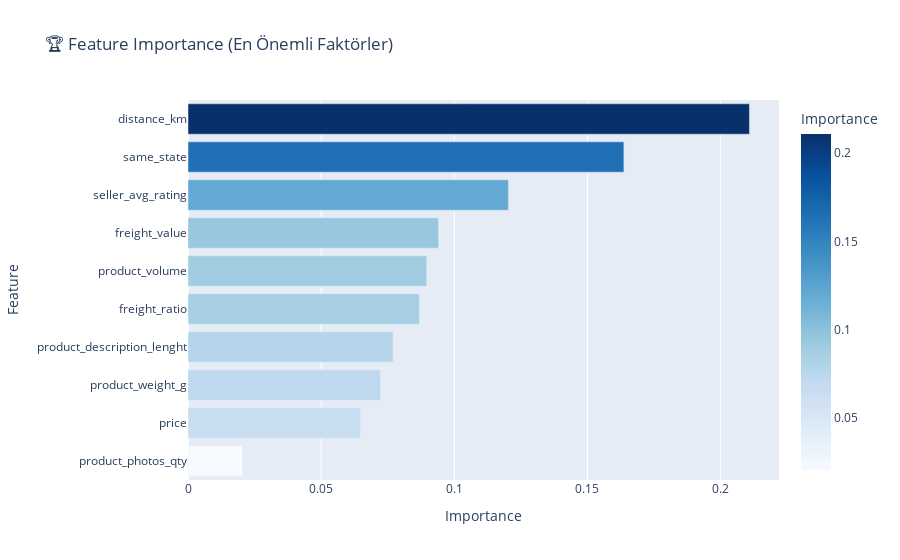

The notebook cell saved with this chart:
### Markdown cell above
## Adım 5: Feature Importance

**Soru:** Teslimat süresini en çok hangi faktörler etkiliyor?

Bu bilgi operasyon ekibi için çok değerli:
- Hangi siparişlere öncelik verilmeli?
- Lojistik optimizasyonu nereden başlamalı?

### Code cell
importance_df = pd.DataFrame({
    'Feature': feature_cols,
    'Importance': rf.feature_importances_
}).sort_values('Importance', ascending=True)

fig = px.bar(importance_df, x='Importance', y='Feature', orientation='h',
             title='🏆 Feature Importance (En Önemli Faktörler)',
             color='Importance', color_continuous_scale='Blues')
fig.show()

print("🏆 En Önemli 3 Faktör:")
for _, row in importance_df.tail(3).iloc[::-1].iterrows():
    print(f"   • {row['Feature']}: %{row['Importance']*100:.1f}")

### Figure 1 — Plotly figure (JSON) as saved in the notebook; plotly's stock layout.template omitted (floating-point values rounded to 4 significant figures)
{"data": [{"hovertemplate": "Importance=%{marker.color}<br>Feature=%{y}<extra></extra>", "legendgroup": "", "marker": {"color": [0.02048, 0.06475, 0.07225, 0.07702, 0.08689, 0.08964, 0.09409, 0.1203, 0.1637, 0.2109], "coloraxis": "coloraxis", "pattern": {"shape": ""}}, "name": "", "orientation": "h", "showlegend": false, "textposition": "auto", "type": "bar", "x": [0.02048, 0.06475, 0.07225, 0.07702, 0.08689, 0.08964, 0.09409, 0.1203, 0.1637, 0.2109], "xaxis": "x", "y": ["product_photos_qty", "price", "product_weight_g", "product_description_lenght", "freight_ratio", "product_volume", "freight_value", "seller_avg_rating", "same_state", "distance_km"], "yaxis": "y"}], "layout": {"barmode": "relative", "coloraxis": {"colorbar": {"title": {"text": "Importance"}}, "colorscale": [[0, "rgb(247,251,255)"], [0.125, "rgb(222,235,247)"], [0.25, "rgb(198,219,239)"], [0.375, "rgb(158,202,225)"], [0.5, "rgb(107,174,214)"], [0.625, "rgb(66,146,198)"], [0.75, "rgb(33,113,181)"], [0.875, "rgb(8,81,156)"], [1, "rgb(8,48,107)"]]}, "legend": {"tracegroupgap": 0}, "title": {"text": "🏆 Feature Importance (En Önemli Faktörler)"}, "xaxis": {"anchor": "y", "domain": [0, 1], "title": {"text": "Importance"}}, "yaxis": {"anchor": "x", "domain": [0, 1], "title": {"text": "Feature"}}}}
